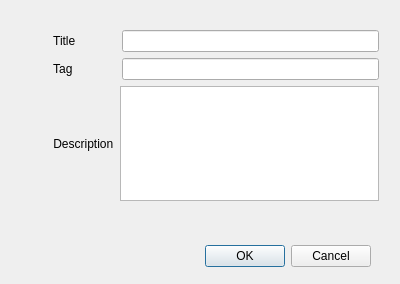
<?xml version="1.0" encoding="UTF-8"?>
<ui version="4.0">
 <class>AddCategoryDialog</class>
 <widget class="QDialog" name="AddCategoryDialog">
  <property name="geometry">
   <rect>
    <x>0</x>
    <y>0</y>
    <width>400</width>
    <height>284</height>
   </rect>
  </property>
  <property name="windowTitle">
   <string>Dialog</string>
  </property>
  <widget class="QDialogButtonBox" name="uButtonBox">
   <property name="geometry">
    <rect>
     <x>30</x>
     <y>240</y>
     <width>341</width>
     <height>32</height>
    </rect>
   </property>
   <property name="orientation">
    <enum>Qt::Horizontal</enum>
   </property>
   <property name="standardButtons">
    <set>QDialogButtonBox::Cancel|QDialogButtonBox::Ok</set>
   </property>
  </widget>
  <widget class="QWidget" name="layoutWidget">
   <property name="geometry">
    <rect>
     <x>50</x>
     <y>30</y>
     <width>329</width>
     <height>171</height>
    </rect>
   </property>
   <layout class="QVBoxLayout" name="uVerticalLayout">
    <item>
     <layout class="QHBoxLayout" name="uTitleHorizontalLayout">
      <item>
       <widget class="QLabel" name="uTitleLabel">
        <property name="text">
         <string> Title            </string>
        </property>
       </widget>
      </item>
      <item>
       <widget class="QLineEdit" name="uTitleForm">
        <property name="sizePolicy">
         <sizepolicy hsizetype="MinimumExpanding" vsizetype="Fixed">
          <horstretch>0</horstretch>
          <verstretch>0</verstretch>
         </sizepolicy>
        </property>
       </widget>
      </item>
     </layout>
    </item>
    <item>
     <layout class="QHBoxLayout" name="uTagHorizontalLayout">
      <item>
       <widget class="QLabel" name="uTagLabel">
        <property name="text">
         <string> Tag             </string>
        </property>
       </widget>
      </item>
      <item>
       <widget class="QLineEdit" name="uTagForm">
        <property name="sizePolicy">
         <sizepolicy hsizetype="MinimumExpanding" vsizetype="Fixed">
          <horstretch>0</horstretch>
          <verstretch>0</verstretch>
         </sizepolicy>
        </property>
       </widget>
      </item>
     </layout>
    </item>
    <item>
     <layout class="QHBoxLayout" name="uDescriptionHorizontalLayout">
      <item>
       <widget class="QLabel" name="uDescriptionLabel">
        <property name="text">
         <string> Description</string>
        </property>
       </widget>
      </item>
      <item>
       <widget class="QTextEdit" name="uDescriptionForm">
        <property name="sizePolicy">
         <sizepolicy hsizetype="MinimumExpanding" vsizetype="Expanding">
          <horstretch>0</horstretch>
          <verstretch>0</verstretch>
         </sizepolicy>
        </property>
       </widget>
      </item>
     </layout>
    </item>
   </layout>
  </widget>
 </widget>
 <resources/>
 <connections>
  <connection>
   <sender>uButtonBox</sender>
   <signal>accepted()</signal>
   <receiver>AddCategoryDialog</receiver>
   <slot>accept()</slot>
   <hints>
    <hint type="sourcelabel">
     <x>248</x>
     <y>254</y>
    </hint>
    <hint type="destinationlabel">
     <x>157</x>
     <y>274</y>
    </hint>
   </hints>
  </connection>
  <connection>
   <sender>uButtonBox</sender>
   <signal>rejected()</signal>
   <receiver>AddCategoryDialog</receiver>
   <slot>reject()</slot>
   <hints>
    <hint type="sourcelabel">
     <x>316</x>
     <y>260</y>
    </hint>
    <hint type="destinationlabel">
     <x>286</x>
     <y>274</y>
    </hint>
   </hints>
  </connection>
 </connections>
</ui>
